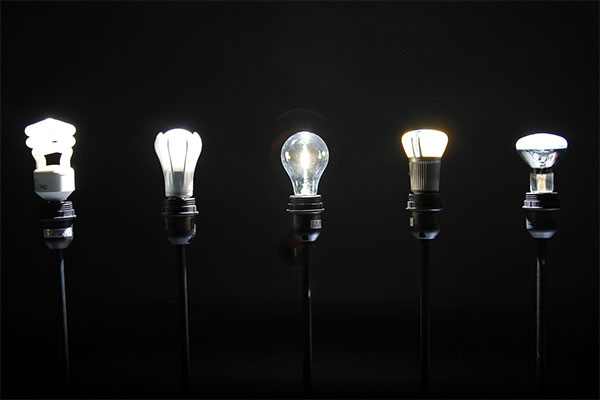
#> input picture anhthi/anh5.jpg, 600 x 400 px
$ python de8.py
#> lines starting #> are read from the running program, lines starting #| are printed output that depends on the picture; after the words box and inside, x2 and y2 are one past the last pixel; in counts of white or black regions, pixels touching at a corner belong together
import cv2
import numpy as np

# 1.
I = cv2.imread("./anhthi/anh5.jpg")
#> I is the input picture: shape (400, 600, 3); mean B, G, R 22.7, 22.7, 22.7
# cv2.imshow("I", I)

# 2. chuyển ảnh  sang HSV, hiển thị mức sáng lớn nhất của kênh V
Ihsv = cv2.cvtColor(I, cv2.COLOR_BGR2HSV)
#> Ihsv: shape (400, 600, 3); mean H, S, V 9.3, 6, 23.2
print("muc sang lon nhat cua kenh V:", np.max(Ihsv[:, :, 2]))
#| muc sang lon nhat cua kenh V: 255
# cv2.imshow("Kenh V", Ihsv[:, :, 2])


# 3. Làm trơn ảnh kênh S của Ihsv theo bộ lọc trung bình, ích thước của sổ lân cận là 5x5
Is = cv2.blur(Ihsv[:, :, 1], (5, 5))
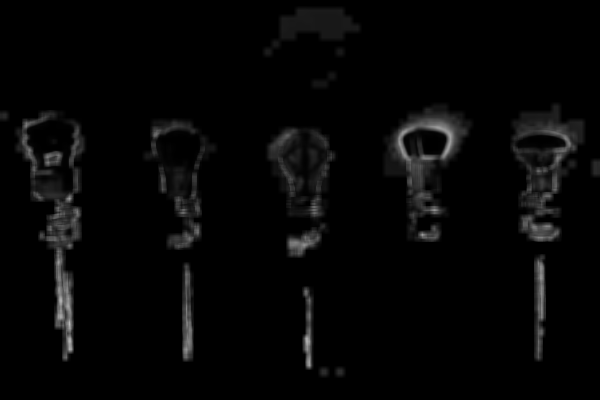
#> Is: shape (400, 600); min 0, max 188, mean 6
# cv2.imshow("Lam tron kenh S ", Is)


# 4. Nhị phân hóa ảnh nghịch đảo Is (ảnh 255-Is, trắng -> đen; đen->trắng)
#    theo ngưỡng Otsu được ảnh nhị phân Ib. Hiển thị ảnh Ib.
thresh, Ib = cv2.threshold(255-Is, 0, 255, cv2.THRESH_OTSU)
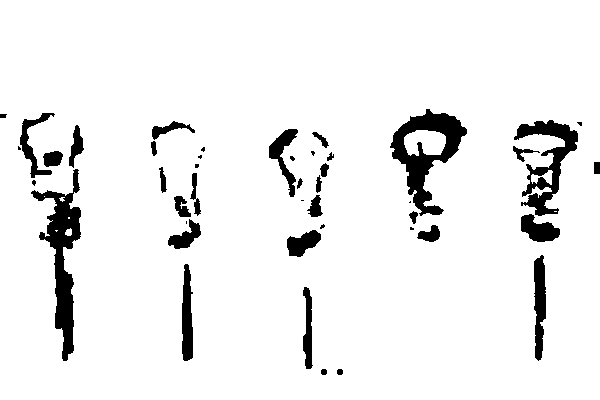
#> Ib: shape (400, 600); 93.1% white; 44 black regions (13 under 20 px)
#> thresh = 221
# cv2.imshow("Ib", Ib)

# 5. Xác định các contours, vẽ lên ảnh gốc
contours, con = cv2.findContours(Ib, cv2.RETR_TREE, cv2.CHAIN_APPROX_SIMPLE)
#> contours = 52 contours, 12 with area under 20; largest, box (x1, y1, x2, y2) and area: (0, 0, 600, 400) 238894, (389, 108, 468, 217) 4093, (30, 168, 82, 362) 3490, (513, 119, 579, 217) 2610, (533, 254, 547, 362) 1064; con = 52 rows, first 6: [-1, -1, 1, -1], [2, -1, -1, 0], [3, 1, -1, 0], [4, 2, -1, 0], [5, 3, -1, 0], [6, 4, -1, 0]
# cv2.drawContours(I, contours, -1, (255, 0, 0), 3)  # blue
# cv2.imshow("Contours Ib", I)

#   contours co chu vi lon nhat
max_cv = 0.0
contours_max_cv = []
for ct in contours:
    if max_cv <= cv2.arcLength(ct, True):
        max_cv = cv2.arcLength(ct, True)
        contours_max_cv = ct
#> this loop made 52 passes
#> max_cv on pass 1: 2019.1
#> ct on passes 25, 27, 29, 48: [[55, 230], [56, 231], [57, 230]], [[68, 217], [68, 218], [69, 218], [69, 217]], [[44, 196]], [[554, 211], [556, 211]]
#> after the loop, contours_max_cv = contour of 17 points, box (x1, y1, x2, y2) (0, 0, 600, 400), area 238894; max_cv = 2019.1
# cv2.drawContours(I, [contours_max_cv], -1, (0, 0, 255), 3)  # red
# cv2.imshow("Contours CV max", I)
#   contours co dien tich lon nhat
max_s = 0.0
contours_max_s = []

for ct in contours:
    if max_s <= cv2.contourArea(ct):
        max_s = cv2.contourArea(ct)
        contours_max_s = ct
#> this loop made 52 passes
#> max_s on pass 1: 238893.5
#> after the loop, contours_max_s has the same summary as contours_max_cv; max_s = 238893.5
# cv2.drawContours(I, [contours_max_s], -1, (0, 255, 0), 3)  # green
# cv2.imshow("Contours dien tich max", I)


# Giãn mức xám của kênh V của ảnh Ihsv lên khoảng tối đa [0,255] được ảnh Iv2.
# Hiển thị ảnh Iv2.


def gianmucxam(Ig):
    max_Ig = np.max(Ig)
#> max_Ig = 255
    min_Ig = np.min(Ig)
#> min_Ig = 0
    I_gray = np.zeros(256, dtype='uint8')
    for i in range(0, 256):
        I_gray[i] = (255 * (i - min_Ig)) // (max_Ig - min_Ig)
#> after the loop, I_gray = 256 values from 0 to 255
    for u in range(0, Ig.shape[0]):
        for v in range(0, Ig.shape[1]):
            Ig[u][v] = I_gray[Ig[u][v]]
    return Ig


Ihsv[:, :, 2] = gianmucxam(Ihsv[:, :, 2])
I = cv2.cvtColor(Ihsv, cv2.COLOR_HSV2BGR)
cv2.imshow("Gian muc xam", I)

cv2.waitKey()
